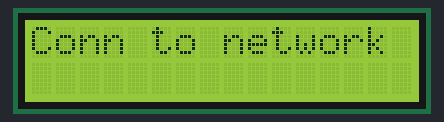
A sketch run on a simulated ESP32. Parts: 16×2 character LCD. WiFi joins after 1.5 s; servers stay silent unless stated; not simulated (calls return 0 or success): WiFiCredentials.h.

Above: at 0.2 s.
At 1.2 s:
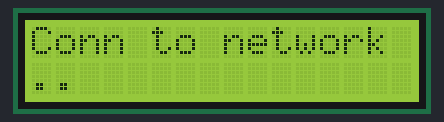
At 1.7 s:
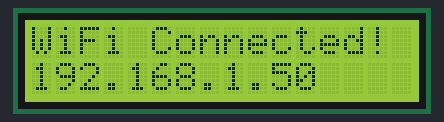
At 4.7 s:
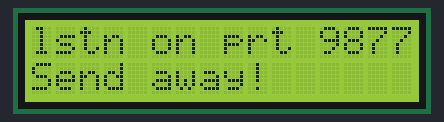

The sketch:

client.ino
```cpp
#include <WiFi.h>
#include <AsyncUDP.h>
#include <LiquidCrystal_I2C.h>

// File should have the following
// const char* ssid = "<YOUR SSID>";
// const char* password = "<YOUR WIFI PASSOWRD>";
#include "WiFiCredentials.h"

#include "characters.h"


IPAddress staticLocalIp(192, 168, 1, 180);
IPAddress gateway(192,168,1,1);
IPAddress subnetMask(255,255,255, 0);
IPAddress dns1(8,8,8,8);
IPAddress dns2(8,8,8,8);

const char* hostname = "esp32MoneyTrkr";

char packetBuffer[255]; //buffer to hold incoming packet
char  ReplyBuffer[] = "Rodger";       // a string to send back

// Set the LCD address to 0x27 for a 16 chars and 2 line display
LiquidCrystal_I2C lcd(0x27, 16, 2);

AsyncUDP udp;

void onUdpPacket(AsyncUDPPacket pkt){
    lcd.setCursor(0,0);
    String msg = pkt.readString();

    // Ensure message is at least 32 characters
    while (msg.length() < 32) {
        msg += " "; // pad with spaces if too short
    }

    // Display first 16 chars on row 0
    lcd.setCursor(0, 0);
    lcd.print(msg.substring(0, 16));

    // Display next 16 chars on row 1
    lcd.setCursor(0, 1);
    lcd.print(msg.substring(16, 32));
}

void setup() {
    lcd.init();                      // Initialize the LCD


    // Initalize custom characters from characters.h
    lcd.createChar(1, one);
    lcd.createChar(2, two);
    lcd.createChar(3, three);
    lcd.createChar(4, four);
    lcd.createChar(5, full);

    lcd.backlight();                 // Turn on the backlight

    lcd.setCursor(0, 0);
    lcd.print("Conn to network");

    WiFi.setHostname(hostname);
    WiFi.config(staticLocalIp, gateway, subnetMask, dns1, dns2);
    WiFi.begin(ssid, password);

    int retries = 0;
    while (WiFi.status() != WL_CONNECTED && retries < 20) {
        delay(500);
        lcd.setCursor(retries % 16, 1);
        lcd.print(".");
        retries++;
    }

    lcd.clear();
    if (WiFi.status() == WL_CONNECTED) {
        lcd.setCursor(0, 0);
        lcd.print("WiFi Connected!");
        lcd.setCursor(0, 1);
        lcd.print(WiFi.localIP());
        delay(3000);
    } else {
      lcd.setCursor(0, 0);
      lcd.print("WiFi Failed");
      lcd.setCursor(0, 1);
      lcd.print("Reboot Device");
      while(1){}
    }

    if (udp.listen(9877)) {
      lcd.clear();
      lcd.setCursor(0,0);
      lcd.print("lstn on prt 9877");
      lcd.setCursor(0,1);
      lcd.print("Send away!");
      udp.onPacket(onUdpPacket);
    }
}


void loop() {}
```

characters.h
```cpp
byte one[] = {
  B10000,
  B10000,
  B10000,
  B10000,
  B10000,
  B10000,
  B10000,
  B10000
};

byte two[] = {
  B11000,
  B11000,
  B11000,
  B11000,
  B11000,
  B11000,
  B11000,
  B11000
};

byte three[] = {
  B11100,
  B11100,
  B11100,
  B11100,
  B11100,
  B11100,
  B11100,
  B11100
};

byte four[] = {
  B11110,
  B11110,
  B11110,
  B11110,
  B11110,
  B11110,
  B11110,
  B11110
};

byte full[] = {
  B11111,
  B11111,
  B11111,
  B11111,
  B11111,
  B11111,
  B11111,
  B11111
};
```

Measured:
- what the display in image 1 shows lasts 0.6 s, from 1.1 s to 1.7 s
- what the display in image 2 shows lasts 3.0 s, from 1.7 s to 4.7 s
